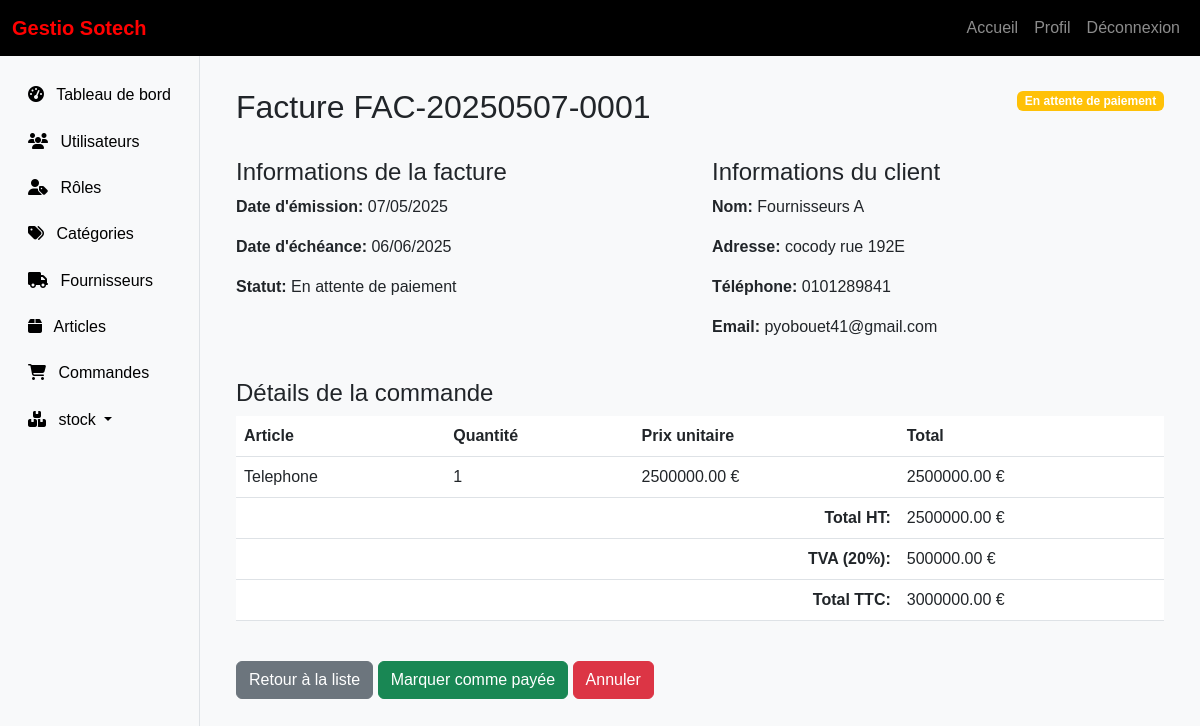
The app's page /factures/1/ (signed in) with its own data.
### core/models.py (models this page shows, shortened)
class Facture(models.Model):
    STATUT_CHOICES = [
        ('en_attente', 'En attente de paiement'),
        ('payee', 'Payée'),
        ('annulee', 'Annulée'),
    ]
    commande = models.OneToOneField(Commande, on_delete=models.CASCADE, related_name='facture')
    numero = models.CharField(max_length=50, unique=True)
    date_emission = models.DateTimeField(auto_now_add=True)
    date_echeance = models.DateField()
    statut = models.CharField(max_length=20, choices=STATUT_CHOICES, default='en_attente')
    total_ht = models.DecimalField(max_digits=10, decimal_places=2)
    total_ttc = models.DecimalField(max_digits=10, decimal_places=2)
    notes = models.TextField(blank=True)
    date_creation = models.DateTimeField(auto_now_add=True)
    date_modification = models.DateTimeField(auto_now=True)
    @property
    def montant_tva(self):
        return self.total_ttc - self.total_ht

class Commande(models.Model):
    STATUT_CHOICES = [
        ('en_attente', 'En attente'),
        ('confirmee', 'Confirmée'),
        ('en_cours', 'En cours de livraison'),
        ('livree', 'Livrée'),
        ('annulee', 'Annulée'),
    ]
    fournisseur = models.ForeignKey(Fournisseur, on_delete=models.CASCADE)
    utilisateur = models.ForeignKey(Utilisateur, on_delete=models.CASCADE, null=True, blank=True)
    date_commande = models.DateTimeField(auto_now_add=True)
    date_livraison_prevue = models.DateField(null=True, blank=True)
    date_livraison_reelle = models.DateField(null=True, blank=True)
    statut = models.CharField(max_length=20, choices=STATUT_CHOICES, default='en_attente')
    notes = models.TextField(blank=True)
    total_ht = models.DecimalField(max_digits=10, decimal_places=2, default=0)
    total_ttc = models.DecimalField(max_digits=10, decimal_places=2, default=0)
    date_creation = models.DateTimeField(auto_now_add=True)
    date_modification = models.DateTimeField(auto_now=True)

class Fournisseur(models.Model):
    nom = models.CharField(max_length=100)
    adresse = models.TextField()
    telephone = models.CharField(max_length=15)
    email = models.EmailField()
    date_creation = models.DateTimeField(auto_now_add=True)
    date_modification = models.DateTimeField(auto_now=True)

class LigneCommande(models.Model):
    commande = models.ForeignKey(Commande, on_delete=models.CASCADE, related_name='lignes')
    article = models.ForeignKey(Article, on_delete=models.CASCADE)
    quantite = models.IntegerField()
    prix_unitaire = models.DecimalField(max_digits=10, decimal_places=2)
    date_creation = models.DateTimeField(auto_now_add=True)
    date_modification = models.DateTimeField(auto_now=True)
    @property
    def total(self):
        return self.prix_unitaire * self.quantite

class Article(models.Model):
    nom = models.CharField(max_length=200)
    description = models.TextField()
    categorie = models.ForeignKey(Categorie, on_delete=models.CASCADE)
    fournisseur = models.ForeignKey(Fournisseur, on_delete=models.CASCADE)
    prix_achat = models.DecimalField(max_digits=10, decimal_places=2)
    prix_vente = models.DecimalField(max_digits=10, decimal_places=2)
    seuil_alerte = models.IntegerField(default=10, help_text="Seuil d'alerte pour le réapprovisionnement")
    date_creation = models.DateTimeField(auto_now_add=True)
    date_modification = models.DateTimeField(auto_now=True)

### core/views.py (the view)
# urls.py: path('factures/<int:pk>/', views.detail_facture, name='detail_facture'),
@login_required
def detail_facture(request, pk):
    facture = get_object_or_404(Facture, pk=pk)
    return render(request, 'core/factures/detail.html', {'facture': facture})

### templates/core/factures/detail.html (shortened to what this page needs)
{% extends 'base.html' %}
{% block content %}
<div class="container">
    <div class="row mb-4">
        <div class="col">
            <h2>Facture {{ facture.numero }}</h2>
        </div>
        <div class="col text-end">
            <span class="badge
                {% if facture.statut == 'en_attente' %}bg-warning
                {% elif facture.statut == 'payee' %}bg-success
                {% elif facture.statut == 'annulee' %}bg-danger
                {% endif %}
            ">
                {{ facture.get_statut_display }}
            </span>
        </div>
    </div>
    <div class="row mb-4">
        <div class="col-md-6">
            <h4>Informations de la facture</h4>
            <p><strong>Date d'émission:</strong> {{ facture.date_emission|date:"d/m/Y" }}</p>
            <p><strong>Date d'échéance:</strong> {{ facture.date_echeance|date:"d/m/Y" }}</p>
            <p><strong>Statut:</strong> {{ facture.get_statut_display }}</p>
        </div>
        <div class="col-md-6">
            <h4>Informations du client</h4>
            <p><strong>Nom:</strong> {{ facture.commande.fournisseur.nom }}</p>
            <p><strong>Adresse:</strong> {{ facture.commande.fournisseur.adresse }}</p>
            <p><strong>Téléphone:</strong> {{ facture.commande.fournisseur.telephone }}</p>
            <p><strong>Email:</strong> {{ facture.commande.fournisseur.email }}</p>
        </div>
    </div>
    <div class="row mb-4">
        <div class="col">
            <h4>Détails de la commande</h4>
            <table class="table">
                <thead>
                    <tr>
                        <th>Article</th>
                        <th>Quantité</th>
                        <th>Prix unitaire</th>
                        <th>Total</th>
                    </tr>
                </thead>
                <tbody>
                    {% for ligne in facture.commande.lignes.all %}
                    <tr>
                        <td>{{ ligne.article.nom }}</td>
                        <td>{{ ligne.quantite }}</td>
                        <td>{{ ligne.prix_unitaire }} €</td>
                        <td>{{ ligne.total }} €</td>
                    </tr>
                    {% endfor %}
                </tbody>
                <tfoot>
                    <tr>
                        <td colspan="3" class="text-end"><strong>Total HT:</strong></td>
                        <td>{{ facture.total_ht }} €</td>
                    </tr>
                    <tr>
                        <td colspan="3" class="text-end"><strong>TVA (20%):</strong></td>
                        <td>{{ facture.montant_tva }} €</td>
                    </tr>
                    <tr>
                        <td colspan="3" class="text-end"><strong>Total TTC:</strong></td>
                        <td>{{ facture.total_ttc }} €</td>
                    </tr>
                </tfoot>
            </table>
        </div>
    </div>
    <div class="row">
        <div class="col">
            <a href="{% url 'liste_factures' %}" class="btn btn-secondary">Retour à la liste</a>
            {% if facture.statut == 'en_attente' %}
            <a href="#" class="btn btn-success">Marquer comme payée</a>
            <a href="#" class="btn btn-danger">Annuler</a>
            {% endif %}
        </div>
    </div>
</div>
{% endblock %}

### static/css/style.css (style rules this page uses)
:root { --primary-color: #ff0000; --secondary-color: #000000; --light-gray: #f8f9fa; --dark-gray: #343a40; }
body { font-family: 'Arial', sans-serif; background-color: var(--light-gray); }

### records on screen
Facture: numero "FAC-20250507-0001", statut "En attente de paiement", date_emission "07/05/2025", date_echeance "06/06/2025", commande.fournisseur.nom "Fournisseurs A", commande.fournisseur.adresse "cocody rue 192E", commande.fournisseur.telephone "0101289841", commande.fournisseur.email "pyobouet41@gmail.com", total_ht "2500000.00", montant_tva "500000.00", total_ttc "3000000.00"
LigneCommande: article.nom "Telephone", quantite "1", prix_unitaire "2500000.00", total "2500000.00"
